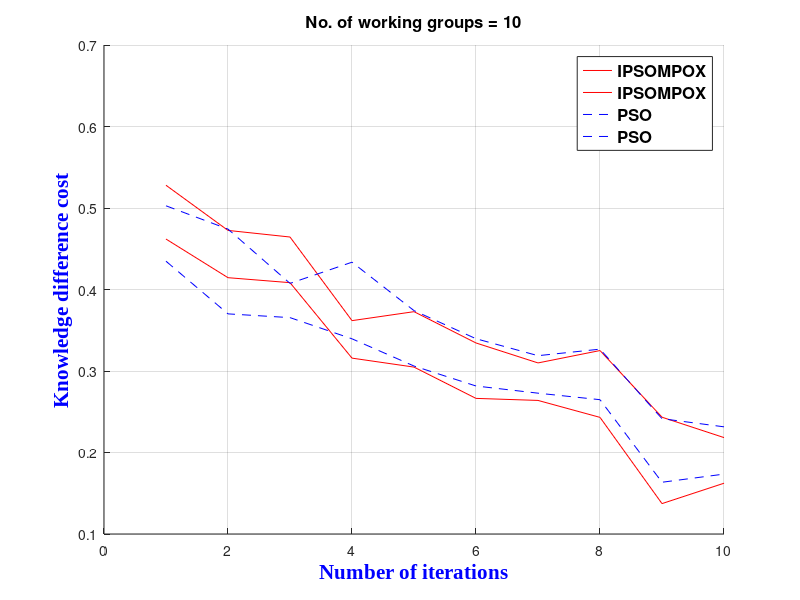

This chart was generated by the following MATLAB code:
%G?n?ration de quatre fonctions cosinus
IPSOMPOXMAX=[1 0.5279;2 0.4725;3 0.4644;4 0.3618;5 0.3728;6 0.3344;7 0.3099;8 0.3251;9 0.2433;10 0.2183];
IPSOMPOXMIN=[1 0.4619;2 0.4145;3 0.4084;4 0.3158;5 0.3048;6 0.2664;7 0.2639;8 0.2431;9 0.1373;10 0.1623];
PSOMAX=[1 0.5027;2 0.4741;3 0.4075;4 0.4335;5 0.3741;6 0.3396;7 0.3188;8 0.3268;9 0.2415;10 0.2315];
PSOMIN=[1 0.4347;2 0.3701;3 0.3655;4 0.3395;5 0.3061;6 0.2816;7 0.2728;8 0.2648;9 0.1635;10 0.1735];
grid
%axis([50 2.5 -5 13])
hold
plot(IPSOMPOXMAX(:,1),IPSOMPOXMAX(:,2),'r');
plot(IPSOMPOXMIN(:,1),IPSOMPOXMIN(:,2),'r');
plot(PSOMAX(:,1),PSOMAX(:,2),'b','linestyle','--');
plot(PSOMIN(:,1),PSOMIN(:,2),'b','linestyle','--');
% La fonction plot fonctionne par paire: on indique d'abord le vecteur en abscisse puis le vecteur en ordonn?e.
% On peut par la suite rajouter une couleur ou un style en utilisant un code entre les ''. 
%Ces codes sont r?sum?s en fin de tutoriel (menututo.com) 

title({'No. of working groups = 10'},...    %L?gende du trac? avec le texte ? afficher se trouvant entre {}
      'FontSize',12,'FontWeight','bold')
% L'option Location indique l'emplacement de la l?gende dans la figure
% L'option FontSize indique la taille de la police
% L'option FontWeight permet de mettre le texte en gras en ?crivant 'bold' ? la suite
legend({'IPSOMPOX','IPSOMPOX','PSO','PSO'},'Location','northeast',...    %L?gende du trac? avec le texte ? afficher se trouvant entre {}
      'FontSize',12,'FontWeight','bold')
  
xlabel('Number of iterations','FontSize',15,...              %Nom de l'axe des abscisses du trac?
       'FontWeight','bold','FontName',...
       'Times New Roman','Color','b')
ylabel('Knowledge difference cost','FontSize',15,...      %Nom de l'axe des ordonn?es du trac?
       'FontWeight','bold','FontName',...
       'Times New Roman','Color','b')